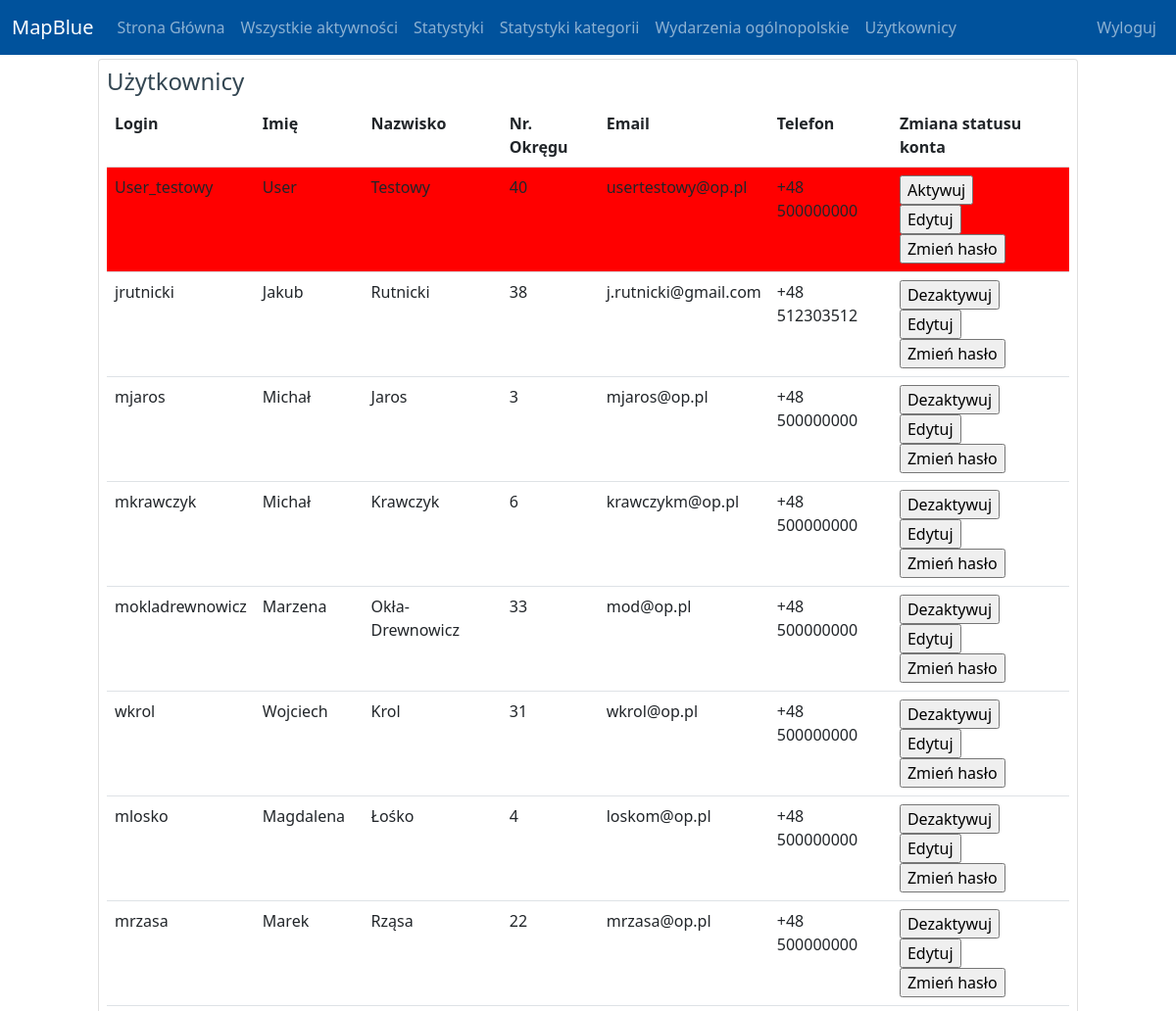
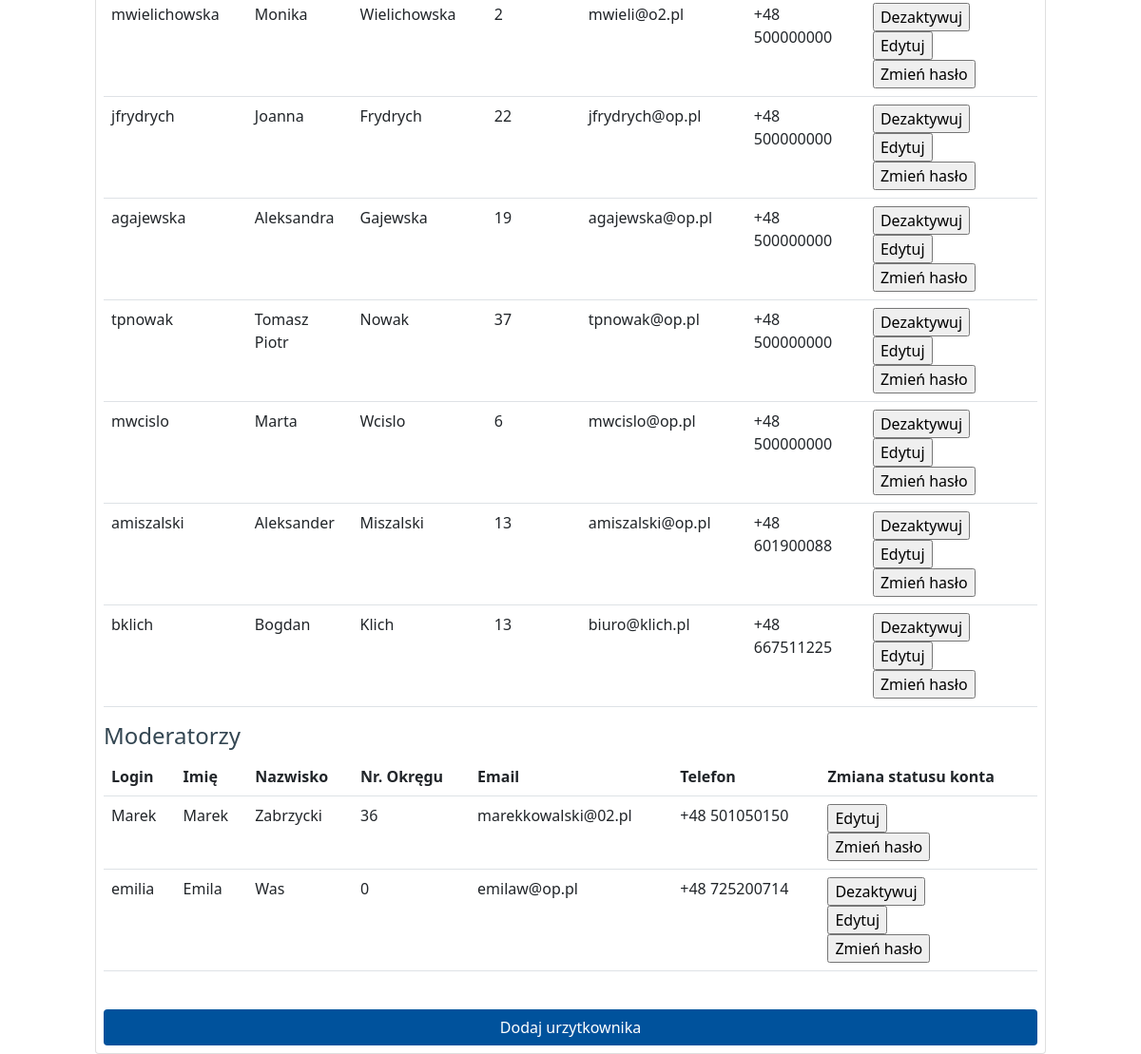
Screenshot of /admin_users.php (signed in) with the database file from the repository (2 pictures, top to bottom).
### tables this page shows
CREATE TABLE `users` (
  `ID` int(11) NOT NULL,
  `ADMIN` tinyint(1) NOT NULL,
  `LOGIN` varchar(100) NOT NULL,
  `PASSWORD` varchar(100) NOT NULL,
  `IMIE` varchar(100) NOT NULL,
  `NAZWISKO` varchar(100) NOT NULL,
  `EMAIL` varchar(100) NOT NULL,
  `NR_OKREGU` int(3) NOT NULL,
  `FUNKCJA` varchar(100) NOT NULL,
  `SPECJALIZACJA` varchar(65) NOT NULL,
  `TELEFON` varchar(13) NOT NULL,
  `IS_ACTIVE` tinyint(1) NOT NULL,
  `Profilowe` varchar(100) NOT NULL
);

### admin_users.php (the view, shortened to what this page needs)
<?php
include('dbconfig.php');
?>
<!DOCTYPE HTML>
<html>
<head>
<link href="https://cdn.jsdelivr.net/npm/bootstrap@5.0.2/dist/css/bootstrap.min.css" rel="stylesheet">
<link rel="stylesheet" href="colors.css">
</head>
<body>
<nav class="navbar navbar-expand-lg navbar-dark blue">
  <div class="container-fluid">
    <a class="navbar-brand" href="main.php">MapBlue</a>
    <div class="collapse navbar-collapse" id="navbarSupportedContent">
    <ul class="navbar-nav me-auto">
    <li class="nav-item">
        <a class="nav-link" href="main.php">Strona Główna</a>
      </li>
      <li class="nav-item">
        <a class="nav-link" href="admin_aktywnosci.php">Wszystkie aktywności</a>
      </li>
	  <li class="nav-item">
        <a class="nav-link" href="admin_statystyki.php">Statystyki</a>
      </li>
	  <li class="nav-item">
        <a class="nav-link" href="admin_statystyki_kategorie.php">Statystyki kategorii</a>
      </li>
	  <li class="nav-item">
        <a class="nav-link" href="admin_wydarzenie_krajowe.php">Wydarzenia ogólnopolskie</a>
      </li>
	  <li class="nav-item">
        <a class="nav-link" href="admin_users.php">Użytkownicy</a>
      </li>
    </ul>
    <ul class="navbar-nav">
	  <li class="nav-item">
        <a class="nav-link" href="logout.php">Wyloguj</a>
      </li>
    </ul>
    </div>
  </div>
</nav>
<div class="container-fluid p-2 card mt-1" style="max-width:1000px;">
<?php
$sql = "SELECT * From users Where ADMIN = 0";
$result = $conn->query($sql);
?>
<h4>Użytkownicy</h4>
<table class="table">
<tr>
<th>Login</th>
<th>Imię</th>
<th>Nazwisko</th>
<th>Nr. Okręgu</th>
<th>Email</th>
<th>Telefon</th>
<th>Zmiana statusu konta</th>
</tr>
<?php
while($row = $result->fetch_assoc())
{
if($row["IS_ACTIVE"]==1)
{
echo "<tr>";
}
else
{
echo "<tr bgcolor=red>";
}
echo "<td>".$row["LOGIN"]."</td>";
echo "<td>".$row["IMIE"]."</td>";
echo "<td>".$row["NAZWISKO"]."</td>";
echo "<td>".$row["NR_OKREGU"]."</td>";
echo "<td>".$row["EMAIL"]."</td>";
echo "<td>".$row["TELEFON"]."</td>";
if($row["IS_ACTIVE"]==1)
{
?>
<td>
<form action="admin_users.php" method="post">
<input type="submit" value="Dezaktywuj">
</form>
<form action="admin_users_edit.php" method="post">
<input type="submit" value="Edytuj">
</form>
<form action="admin_users_change_pass.php" method="post">
<input type="submit" value="Zmień hasło">
</form>
</td>
<?php
}
else
{
?>
<td>
<form action="admin_users.php" method="post">
<input type="submit" value="Aktywuj">
</form>
<form action="admin_users_edit.php" method="post">
<input type="submit" value="Edytuj">
</form>
<form action="admin_users_change_pass.php" method="post">
<input type="submit" value="Zmień hasło">
</form>
</td>
<?php
}
echo "</tr>";
}
?>
</table>
<?php
$sql = "SELECT * From users Where ADMIN = 1";
$result = $conn->query($sql);
?>
<h4>Moderatorzy</h4>
<table class="table">
<tr>
<th>Login</th>
<th>Imię</th>
<th>Nazwisko</th>
<th>Nr. Okręgu</th>
<th>Email</th>
<th>Telefon</th>
<th>Zmiana statusu konta</th>
</tr>
<?php
while($row = $result->fetch_assoc())
{
if($row["IS_ACTIVE"]==1)
{
echo "<tr class=''>";
}
else
{
echo "<tr bgcolor=red>";
}
echo "<td>".$row["LOGIN"]."</td>";
echo "<td>".$row["IMIE"]."</td>";
echo "<td>".$row["NAZWISKO"]."</td>";
echo "<td>".$row["NR_OKREGU"]."</td>";
echo "<td>".$row["EMAIL"]."</td>";
echo "<td>".$row["TELEFON"]."</td>";
if($row["IS_ACTIVE"]==1)
{
?>
<td>
<?php
if($row["ID"]!=$_SESSION["USER"])
{
?>
<form action="admin_users.php" method="post">
<input type="submit" value="Dezaktywuj">
</form>
<?php
}
?>
<form action="admin_users_edit.php" method="post">
<input type="submit" value="Edytuj">
</form>
<form action="admin_users_change_pass.php" method="post">
<input type="submit" value="Zmień hasło">
</form>
</td>
<?php
}
echo "</tr>";
}
?>
</table>
<br>
<a href="admin_users_add_new.php" class="btn blue">Dodaj urzytkownika</a>
</div>
</body>
</html>

### colors.css (style rules this page uses)
.blue { background-color: #00529c; color:white; }
body { color:#334652; }

### rows the page displays
users: LOGIN "User_testowy", IMIE "User", NAZWISKO "Testowy", NR_OKREGU "40", EMAIL "usertestowy@op.pl", TELEFON "+48 500000000"
users: LOGIN "jrutnicki", IMIE "Jakub", NAZWISKO "Rutnicki", NR_OKREGU "38", EMAIL "j.rutnicki@gmail.com", TELEFON "+48 512303512"
users: LOGIN "mjaros", IMIE "Michał", NAZWISKO "Jaros", NR_OKREGU "3", EMAIL "mjaros@op.pl", TELEFON "+48 500000000"
users: LOGIN "mkrawczyk", IMIE "Michał", NAZWISKO "Krawczyk", NR_OKREGU "6", EMAIL "krawczykm@op.pl", TELEFON "+48 500000000"
users: LOGIN "mokladrewnowicz", IMIE "Marzena", NAZWISKO "Okła-Drewnowicz", NR_OKREGU "33", EMAIL "mod@op.pl", TELEFON "+48 500000000"
users: LOGIN "wkrol", IMIE "Wojciech", NAZWISKO "Krol", NR_OKREGU "31", EMAIL "wkrol@op.pl", TELEFON "+48 500000000"
users: LOGIN "mlosko", IMIE "Magdalena", NAZWISKO "Łośko", NR_OKREGU "4", EMAIL "loskom@op.pl", TELEFON "+48 500000000"
users: LOGIN "mrzasa", IMIE "Marek", NAZWISKO "Rząsa", NR_OKREGU "22", EMAIL "mrzasa@op.pl", TELEFON "+48 500000000"
users: LOGIN "mwielichowska", IMIE "Monika", NAZWISKO "Wielichowska", NR_OKREGU "2", EMAIL "mwieli@o2.pl", TELEFON "+48 500000000"
users: LOGIN "jfrydrych", IMIE "Joanna", NAZWISKO "Frydrych", NR_OKREGU "22", EMAIL "jfrydrych@op.pl", TELEFON "+48 500000000"
users: LOGIN "agajewska", IMIE "Aleksandra", NAZWISKO "Gajewska", NR_OKREGU "19", EMAIL "agajewska@op.pl", TELEFON "+48 500000000"
users: LOGIN "tpnowak", IMIE "Tomasz Piotr", NAZWISKO "Nowak", NR_OKREGU "37", EMAIL "tpnowak@op.pl", TELEFON "+48 500000000"
users: LOGIN "mwcislo", IMIE "Marta", NAZWISKO "Wcislo", NR_OKREGU "6", EMAIL "mwcislo@op.pl", TELEFON "+48 500000000"
users: LOGIN "amiszalski", IMIE "Aleksander", NAZWISKO "Miszalski", NR_OKREGU "13", EMAIL "amiszalski@op.pl", TELEFON "+48 601900088"
users: LOGIN "bklich", IMIE "Bogdan", NAZWISKO "Klich", NR_OKREGU "13", EMAIL "biuro@klich.pl", TELEFON "+48 667511225"
users: LOGIN "Marek", IMIE "Marek", NAZWISKO "Zabrzycki", NR_OKREGU "36", EMAIL "marekkowalski@02.pl", TELEFON "+48 501050150"
users: LOGIN "emilia", IMIE "Emila", NAZWISKO "Was", NR_OKREGU "0", EMAIL "emilaw@op.pl", TELEFON "+48 725200714"
